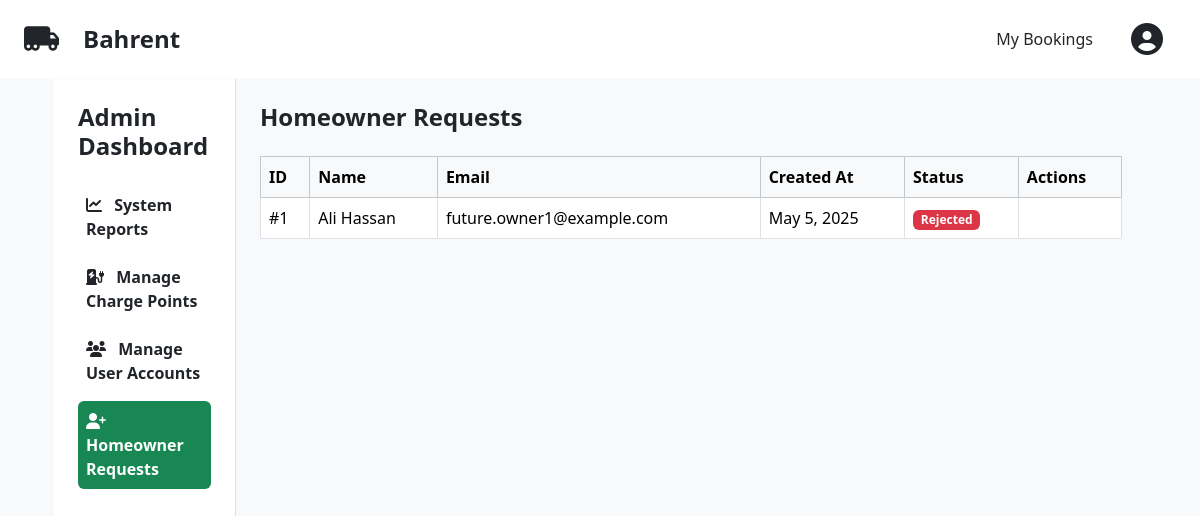
Screenshot of /admin.php?section=homeowner-requests (signed in) with the database file from the repository.
### tables this page shows
CREATE TABLE `HomeOwnerRequests` (
  `id` int(11) NOT NULL,
  `email` varchar(255) NOT NULL,
  `first_name` varchar(50) NOT NULL,
  `last_name` varchar(50) NOT NULL,
  `password` varchar(255) NOT NULL,
  `created_at` datetime NOT NULL DEFAULT current_timestamp(),
  `approval_status` enum('pending','rejected','approved') NOT NULL DEFAULT 'pending',
  `rejection_message` text DEFAULT NULL
);

### controllers/AdminController.php (called while the page is built, shortened)
<?php
class AdminController extends BaseController
{
    public function index(): void
    {
        $this->activeSection = $_GET['section'] ?? 'reports';
        switch ($this->activeSection) {
            case 'homeowner-requests':
                $sectionContent = $this->manageHomeownerRequests();
                break;
        }
    }
    private function manageHomeownerRequests(): string
    {
        require __DIR__ . '/../views/admin/sections/homeowner_requests.phtml';
        return ob_get_clean();
    }
}

### models/HomeOwnerRequest.php (called while the page is built, shortened)
<?php
class HomeOwnerRequest
{
    public function __construct(
        $id,
        $email,
        $first_name,
        $last_name,
        $password,
        $created_at,
        $approval_status,
        $rejection_message
    ) {
        $this->id = $id;
        $this->email = $email;
        $this->first_name = $first_name;
        $this->last_name = $last_name;
        $this->created_at = $created_at;
        $this->approval_status = $approval_status;
    }
    private static function fromRow($row)
    {
        return new HomeOwnerRequest(
            $row['id'],
            $row['email'],
            $row['first_name'],
            $row['last_name'],
            $row['password'],
            $row['created_at'],
            $row['approval_status'],
            $row['rejection_message']
        );
    }
    public static function getAll()
    {
        $conn = Database::getInstance()->getConnection();
        $stmt = $conn->prepare("SELECT * FROM HomeOwnerRequests");
        $stmt->execute();
        $requests = [];
        while ($row = $stmt->fetch(PDO::FETCH_ASSOC)) {
            $requests[] = self::fromRow($row);
        }
        return $requests;
    }
}

### views/admin/sections/homeowner_requests.phtml (the view, shortened to what this page needs)
<?php
require_once __DIR__ . '/../../../models/HomeOwnerRequest.php';
$requests = HomeOwnerRequest::getAll();
?>
<div class="d-flex justify-content-between align-items-center mb-4">
    <h2 class="fs-4 fw-bold mb-0">Homeowner Requests</h2>
</div>
<div class="table-responsive">
    <table class="table table-bordered">
        <thead class="table-light">
            <tr>
                <th>ID</th>
                <th>Name</th>
                <th>Email</th>
                <th>Created At</th>
                <th>Status</th>
                <th>Actions</th>
            </tr>
        </thead>
        <tbody>
            <?php foreach ($requests as $request): ?>
                <tr>
                    <td>#<?= htmlspecialchars($request->id) ?></td>
                    <td><?= htmlspecialchars($request->first_name . ' ' . $request->last_name) ?></td>
                    <td><?= htmlspecialchars($request->email) ?></td>
                    <td><?= htmlspecialchars(date('M j, Y', strtotime($request->created_at))) ?></td>
                    <td>
                        <?php
                        switch ($request->approval_status) {
                            case 'rejected':
                                $statusClass = 'bg-danger';
                                break;
                        };
                        ?>
                        <span class="badge <?= $statusClass ?>">
                            <?= ucfirst(htmlspecialchars($request->approval_status)) ?>
                        </span>
                    </td>
                    <td>
                    </td>
                </tr>
            <?php endforeach; ?>
        </tbody>
    </table>
</div>

### rows the page displays
homeownerrequests: id "1", first_name+last_name "Ali Hassan", email "future.owner1@example.com", created_at "May 5, 2025", approval_status "Rejected"
